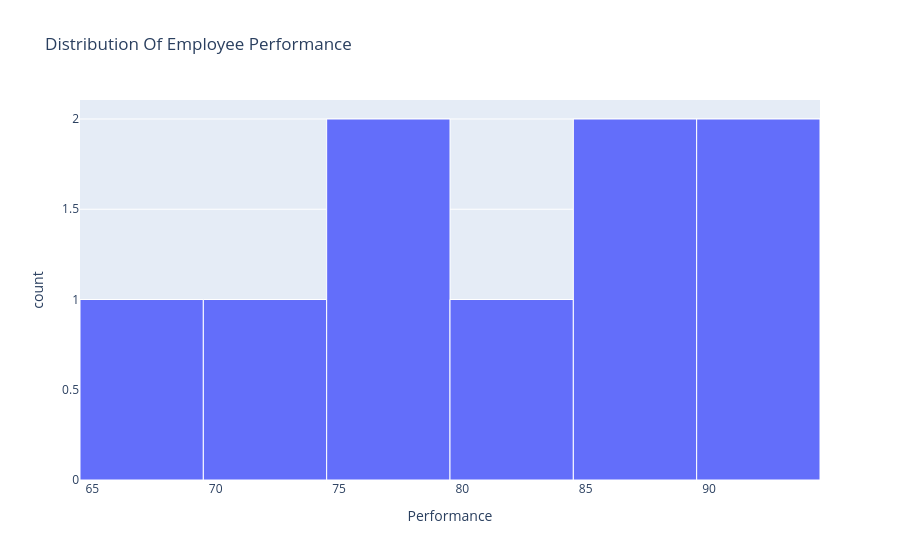

The cell this chart's notebook holds for it:
### Code cell
# Distribution of employee performance

fig2 = px.histogram(
    new_df,
    x="Performance",
    nbins=6,
    title="Distribution Of Employee Performance"
)
fig2.update_traces(
    marker_line_color="white",
    marker_line_width = 1
)
fig2.show()

### Figure 1 — Plotly figure (JSON) as saved in the notebook; plotly's stock layout.template omitted (floating-point values rounded to 4 significant figures)
{"data": [{"bingroup": "x", "hovertemplate": "Performance=%{x}<br>count=%{y}<extra></extra>", "legendgroup": "", "marker": {"color": "#636efa", "line": {"color": "white", "width": 1}, "pattern": {"shape": ""}}, "name": "", "nbinsx": 6, "orientation": "v", "showlegend": false, "type": "histogram", "x": [87.0, 73.0, 90.0, 65.0, 75.0, 88.0, 82.0, 79.0, 91.0], "xaxis": "x", "yaxis": "y"}], "layout": {"barmode": "relative", "legend": {"tracegroupgap": 0}, "title": {"text": "Distribution Of Employee Performance"}, "xaxis": {"anchor": "y", "domain": [0, 1], "title": {"text": "Performance"}}, "yaxis": {"anchor": "x", "domain": [0, 1], "title": {"text": "count"}}}}
